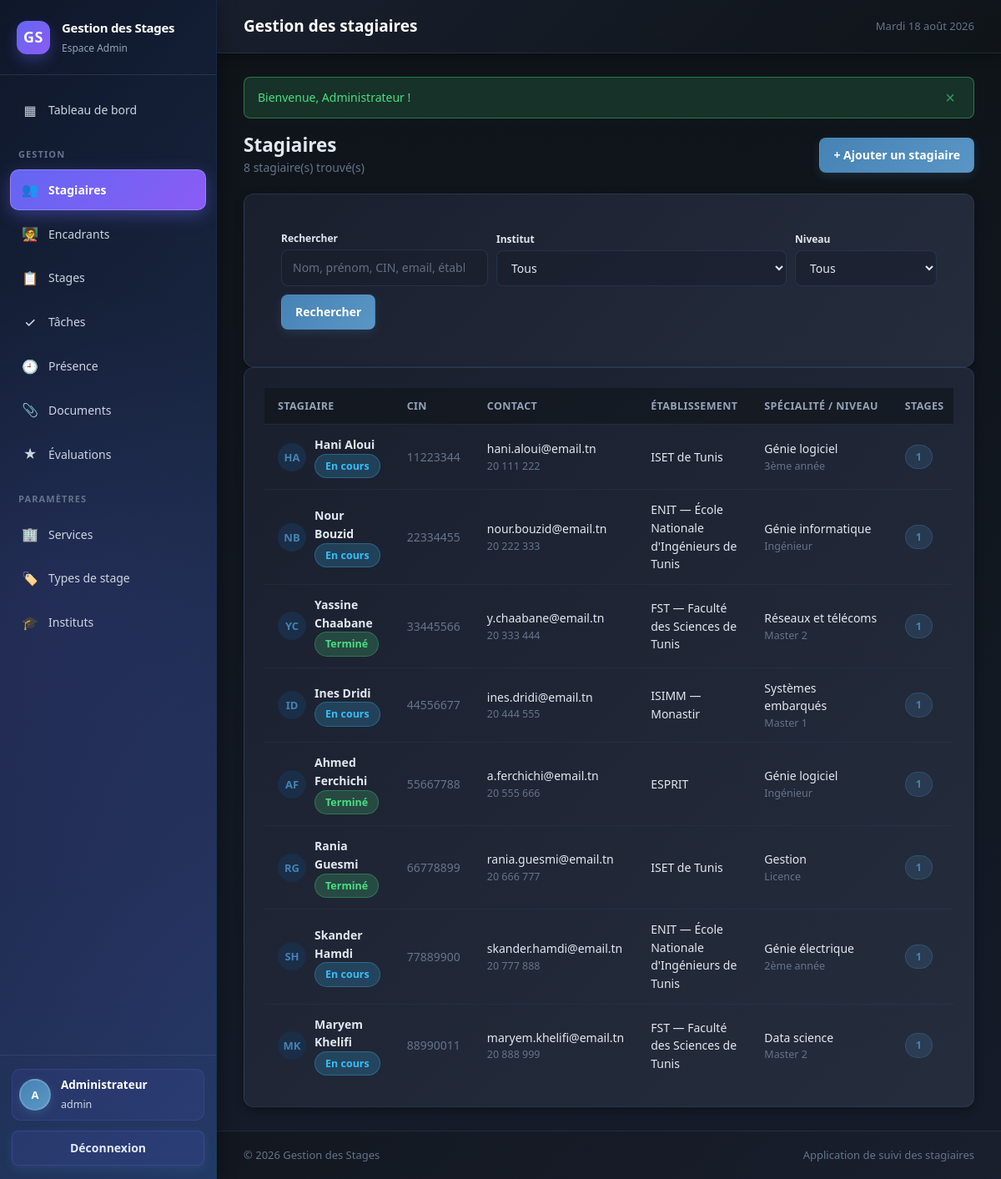
Before: /stagiaires.php (signed in) with the older database file.
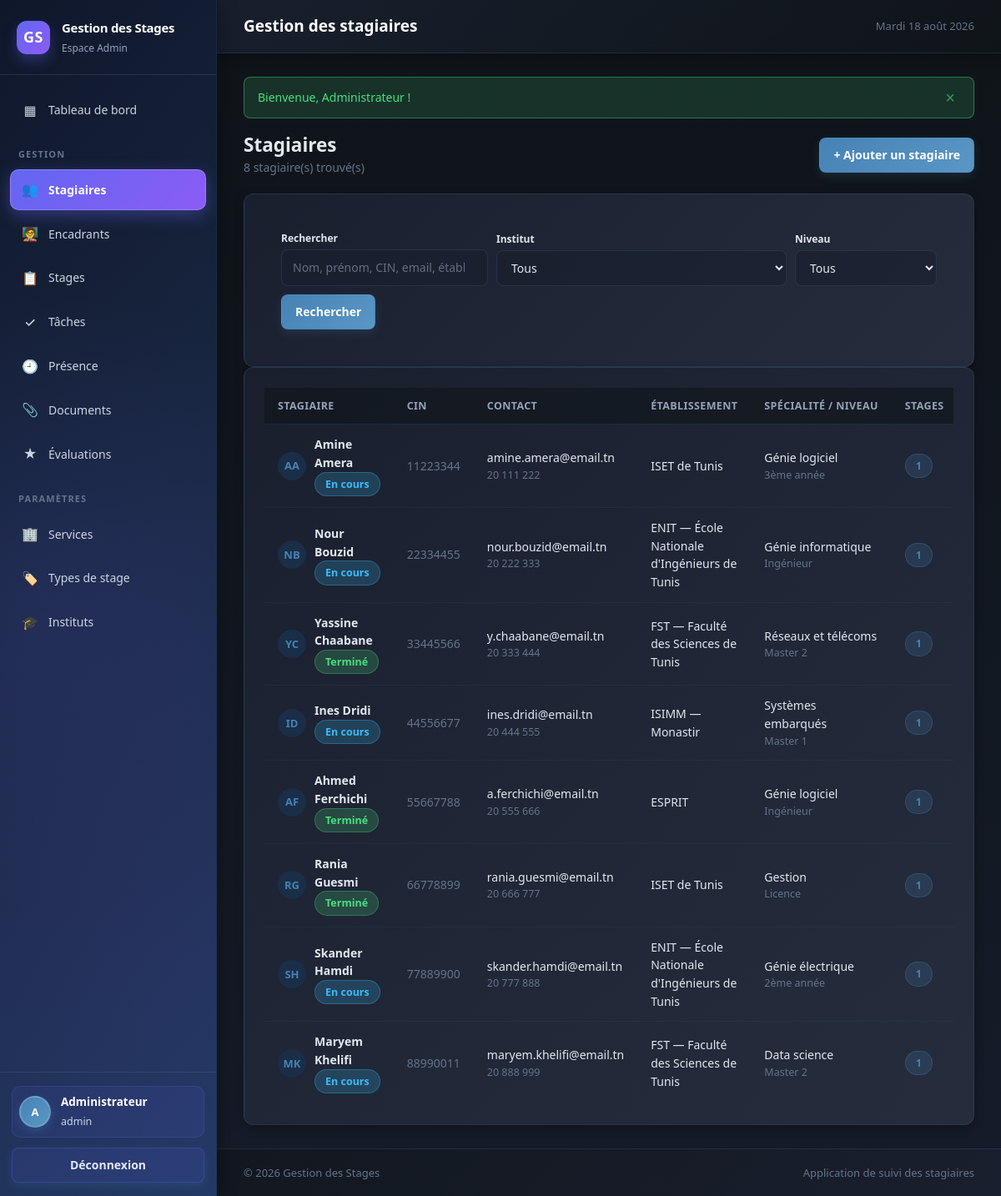
After: the same page with the newer database file.
### tables this page shows
CREATE TABLE stagiaire (
    id_stagiaire  INT AUTO_INCREMENT PRIMARY KEY,
    nom           VARCHAR(50)  NOT NULL,
    prenom        VARCHAR(50)  NOT NULL,
    cin           VARCHAR(20)  NOT NULL,
    email         VARCHAR(100) NOT NULL,
    telephone     VARCHAR(20)  DEFAULT NULL,
    etablissement VARCHAR(100) DEFAULT NULL,
    specialite    VARCHAR(100) DEFAULT NULL,
    niveau        VARCHAR(50)  DEFAULT NULL,
    id_institut   INT DEFAULT NULL,
    date_creation DATETIME NOT NULL DEFAULT CURRENT_TIMESTAMP,
    UNIQUE KEY uk_stagiaire_cin (cin),
    UNIQUE KEY uk_stagiaire_email (email),
    CONSTRAINT fk_stagiaire_institut FOREIGN KEY (id_institut)
        REFERENCES institut (id_institut) ON DELETE SET NULL
);

CREATE TABLE institut (
    id_institut  INT AUTO_INCREMENT PRIMARY KEY,
    nom_institut VARCHAR(150) NOT NULL,
    ville        VARCHAR(100) DEFAULT NULL,
    telephone    VARCHAR(20)  DEFAULT NULL,
    email        VARCHAR(100) DEFAULT NULL,
    UNIQUE KEY uk_institut_nom (nom_institut)
);

### includes/db.php (called while the page is built, shortened)
<?php
function db(): PDO
{
    static $pdo = null;
    if ($pdo === null) {
        $dsn = sprintf('mysql:host=%s;dbname=%s;charset=%s', DB_HOST, DB_NAME, DB_CHARSET);
        try {
            $pdo = new PDO($dsn, DB_USER, DB_PASS, [
                PDO::ATTR_ERRMODE            => PDO::ERRMODE_EXCEPTION,
                PDO::ATTR_DEFAULT_FETCH_MODE => PDO::FETCH_ASSOC,
                PDO::ATTR_EMULATE_PREPARES   => false,
                PDO::MYSQL_ATTR_INIT_COMMAND => 'SET NAMES ' . DB_CHARSET . " COLLATE utf8mb4_unicode_ci",
            ]);
        } catch (PDOException $e) {
            http_response_code(500);
            exit(
                '<div style="font-family:system-ui;max-width:640px;margin:80px auto;padding:24px;'
                . 'border:1px solid #fecaca;background:#fef2f2;border-radius:12px;color:#991b1b">'
                . '<h2 style="margin:0 0 8px">Connexion à la base de données impossible</h2>'
                . '<p style="margin:0 0 12px">' . htmlspecialchars($e->getMessage()) . '</p>'
                . '<p style="margin:0;font-size:14px">Vérifiez que MySQL est démarré et que la base '
                . '<code>' . DB_NAME . '</code> a bien été importée (database/schema.sql).</p></div>'
            );
        }
    }
    return $pdo;
}
function query(string $sql, array $params = []): PDOStatement
{
    $stmt = db()->prepare($sql);
    $stmt->execute($params);
    return $stmt;
}
function fetchAll(string $sql, array $params = []): array
{
    return query($sql, $params)->fetchAll();
}

### includes/functions.php (called while the page is built, shortened)
<?php
require_once __DIR__ . '/db.php';
function e($value): string
{
    return htmlspecialchars((string) $value, ENT_QUOTES | ENT_SUBSTITUTE, 'UTF-8');
}
function initials(string $nom, string $prenom = ''): string
{
    return strtoupper(mb_substr($prenom ?: $nom, 0, 1) . mb_substr($prenom ? $nom : '', 0, 1));
}
function statutBadge(string $statut): string
{
    return match ($statut) {
        'En cours' => 'badge badge--info',
        'Terminé'  => 'badge badge--success',
        'Annulé'   => 'badge badge--muted',
        default    => 'badge',
    };
}

### public/stagiaires.php (the view, shortened to what the changed rows need)
<?php
$sql = "SELECT st.*, i.nom_institut,
               (SELECT COUNT(*) FROM stage s WHERE s.id_stagiaire = st.id_stagiaire) AS nb_stages,
               (SELECT s2.statut FROM stage s2 WHERE s2.id_stagiaire = st.id_stagiaire
                 ORDER BY s2.date_debut DESC LIMIT 1) AS dernier_statut
        FROM stagiaire st
        LEFT JOIN institut i ON i.id_institut = st.id_institut
        WHERE 1=1";
$params = [];
$sql .= ' ORDER BY st.nom, st.prenom';
$stagiaires = fetchAll($sql, $params);
require_once __DIR__ . '/../includes/header.php';
?>
<div class="page-head">
    <div>
        <h2 class="mb-0">Stagiaires</h2>
    </div>
</div>
<section class="card">
    <div class="card__body card__body--flush">
        <?php if (!$stagiaires): ?>
            <div class="empty">
                <span class="empty__icon">👥</span>
                <p>Aucun stagiaire ne correspond à votre recherche.</p>
                <a class="btn" href="<?= url('stagiaire_form.php') ?>" style="margin-top:12px">Ajouter le premier stagiaire</a>
            </div>
        <?php else: ?>
            <div class="table-wrap">
                <table class="table">
                    <thead>
                    <tr>
                        <th>Stagiaire</th>
                        <th>CIN</th>
                        <th>Contact</th>
                        <th>Établissement</th>
                        <th>Spécialité / Niveau</th>
                        <th>Stages</th>
                    </tr>
                    </thead>
                    <tbody>
                    <?php foreach ($stagiaires as $s): ?>
                        <tr>
                            <td>
                                <div class="person">
                                    <span class="person__avatar"><?= e(initials($s['nom'], $s['prenom'])) ?></span>
                                    <div>
                                        <div class="person__name"><?= e($s['prenom'] . ' ' . $s['nom']) ?></div>
                                        <?php if ($s['dernier_statut']): ?>
                                            <span class="<?= statutBadge($s['dernier_statut']) ?>"><?= e($s['dernier_statut']) ?></span>
                                        <?php else: ?>
                                            <span class="person__sub">Aucun stage</span>
                                        <?php endif; ?>
                                    </div>
                                </div>
                            </td>
                            <td class="muted"><?= e($s['cin']) ?></td>
                            <td>
                                <div><?= e($s['email']) ?></div>
                                <div class="person__sub"><?= e($s['telephone'] ?: '—') ?></div>
                            </td>
                            <td><?= e($s['nom_institut'] ?: $s['etablissement'] ?: '—') ?></td>
                            <td>
                                <div><?= e($s['specialite'] ?: '—') ?></div>
                                <div class="person__sub"><?= e($s['niveau'] ?: '—') ?></div>
                            </td>
                            <td><span class="badge"><?= (int) $s['nb_stages'] ?></span></td>
                        </tr>
                    <?php endforeach; ?>
                    </tbody>
                </table>
            </div>
        <?php endif; ?>
    </div>
</section>
<?php require_once __DIR__ . '/../includes/footer.php'; ?>

Changed rows visible on the page:
changed stagiaire "3ème année": initials($s['nom'], $s['prenom']) "HA" → "AA"; prenom+nom "Hani Aloui" → "Amine Amera"; email "hani.aloui@email.tn" → "amine.amera@email.tn"
